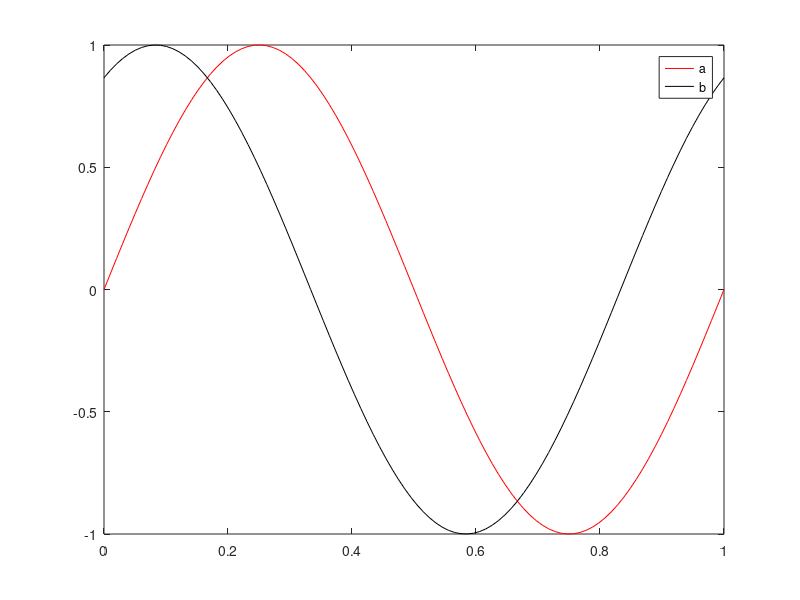

Here is the MATLAB script that generated this plot: (Note: this script raises an error after producing the figure.)
close all; clear; clc;
t = linspace(0, 1, 100);
a = sin(2*pi*t);
b = sin(2*pi*t+pi/3);
figure; plot(t, a, 'r', t, b, 'k');
legend('a', 'b');
amb = ones(100,1)*1e6;
for ia = 1:length(a)
    for ib = 1:length(b)
        currentDist = sqrt((a(ia)-b(ib))^2 + (ia-ib)^2);
        if currentDist < amb(ia)
            amb(ia) = currentDist;
        end
    end
end
D = sum(amb);
Dist = sqrt(dtw(a,b));
ED = sqrt(sum((a-b).^2));

[Dist, D, k, w, rw, tw] = dtw2(a,b,1);
LW = length(rw);